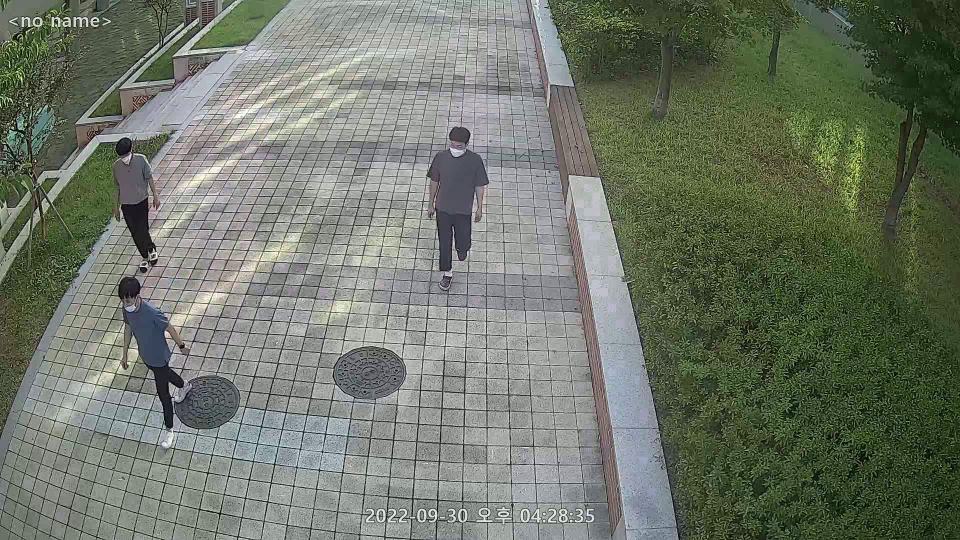
#> input picture whatxx/sample/2_1.png, 1920 x 1080 px, found by its file name (shown at 1/2 size)
$ python whatxx14.py
#> lines starting #> are read from the running program, lines starting #| are printed output that depends on the picture; after the words box and inside, x2 and y2 are one past the last pixel; in counts of white or black regions, pixels touching at a corner belong together
#https://medium.com/@conghung43/image-projective-transformation-with-opencv-python-f0028aaf2b6d
#copyto: https://deep-learning-study.tistory.com/104

import cv2 as cv2
import numpy as np

def transform_polygon(H, poly_dict):
    """
    H : 3x3 matrix
    poly_dict : {"tl": [x1, y1], ...}

    new_poly_dict : {"tl": [H(x1, y1)], ...}
    """
    new_poly_dict = {}
    for pos, old_p in poly_dict.items():
        new_p = np.matmul(H, np.array(old_p + [1]))
        new_poly_dict[pos] = [int(new_p[0] / new_p[2]), int(new_p[1] / new_p[2])]
    return new_poly_dict


def rectangle_to_polygon(corners):
    xmin, ymin, xmax, ymax = corners
    poly_dict = {
        "tl": [xmin, ymin],
        "tr": [xmax, ymin],
        "br": [xmax, ymax],
        "bl": [xmin, ymax]
    }
    return poly_dict


# This function will get click pixel coordinate that source image will be pasted to destination image
def get_paste_position(event, x, y, flags, paste_coordinate_list):
    cv2.imshow('collect coordinate', img_dest_copy)
    if event == cv2.EVENT_LBUTTONUP:
    # Draw circle right in click position
        cv2.circle(img_dest_copy, (x, y), 2, (0, 0, 255), -1)
        # Append new clicked coordinate to paste_coordinate_list
        paste_coordinate_list.append([x, y])

def mouse_handler(event, x, y, flasgs, data):
    if event== cv2.EVENT_LBUTTONDOWN:
        cv2.circle(data['im'], (x,y),3,(0,0,255), -1)
        cv2.imshow('image', data['im'])

        if len(data['points']) < 4 :
            data['points'].append([x,y])


def get_four_points(im):
    data = {}
    data['im'] = im.copy()
    data['points'] = []
    cv2.imshow('image', im)
    cv2.setMouseCallback('image', mouse_handler, data)

    cv2.waitKey(45000)
    # [4 lines of commented-out code are left out]

    points = np.array(data['points'], dtype=float)

    print(points)

    return points


if __name__ == '__main__':
    # Read source image
    img_ceiling = cv2.imread('./data/sample/2_1.png', cv2.IMREAD_COLOR)
#> img_ceiling is the input picture: shape (1080, 1920, 3); mean B, G, R 104.8, 118.7, 111.4
    img_ceiling = cv2.resize(img_ceiling, (960, 540))
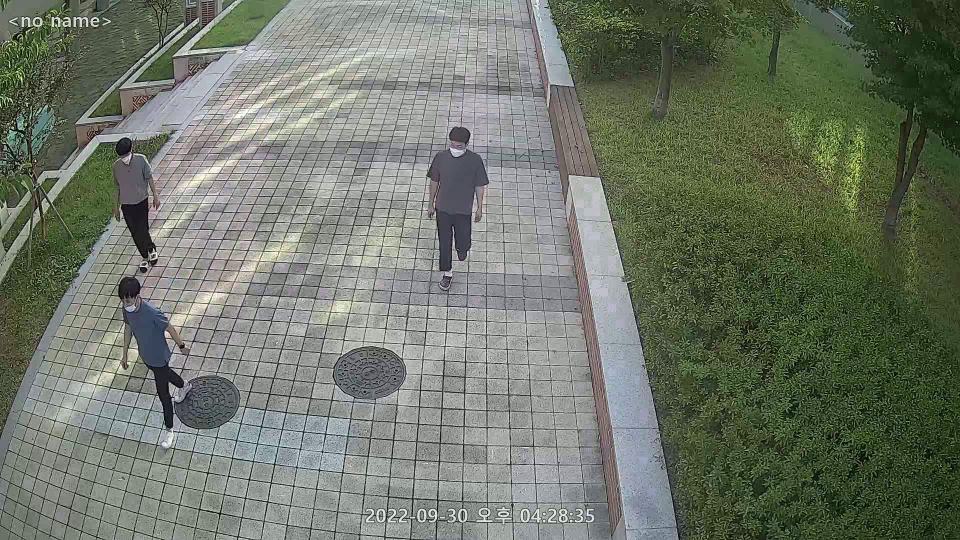
#> img_ceiling: shape (540, 960, 3); mean B, G, R 105, 118.8, 111.5
    h, w, c = img_ceiling.shape
#> h = 540; w = 960; c = 3

    img_angle = cv2.imread('./data/sample/2_2.png', cv2.IMREAD_COLOR)
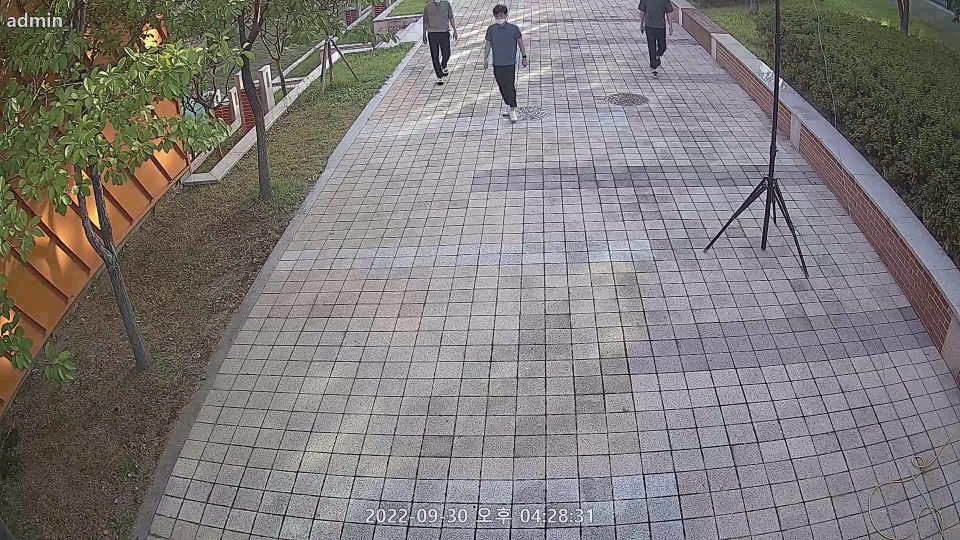
#> input picture whatxx/sample/2_2.png, 1920 x 1080 px, found by its file name (shown at 1/2 size)
#> img_angle is the input picture: shape (1080, 1920, 3); mean B, G, R 121.3, 122.9, 126.9
    img_angle = cv2.resize(img_angle, (960, 540))
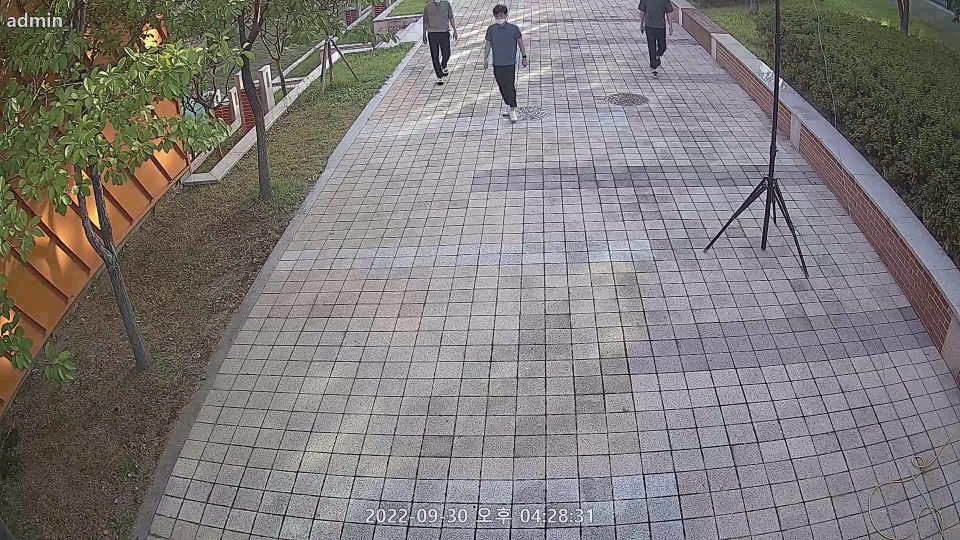
#> img_angle: shape (540, 960, 3); mean B, G, R 121.5, 123, 127

    #ceiling 탑뷰 호모그래피
    c_pts1 = np.float32([[268, 2], [  2., 410.], [551., 0.], [666., 469.]]) #돼지우리 땅바닥 좌표 [[left,top], [left,bottom], [right, top], [right, bottom]]
    c_pts2 = np.float32([[0, 0], [0, 540], [960, 0], [960, 540]]) #이미지 전체 크기
    c_H = cv2.getPerspectiveTransform(c_pts1, c_pts2)
    img_top_ceil = cv2.warpPerspective(img_ceiling, c_H, (960, 540))
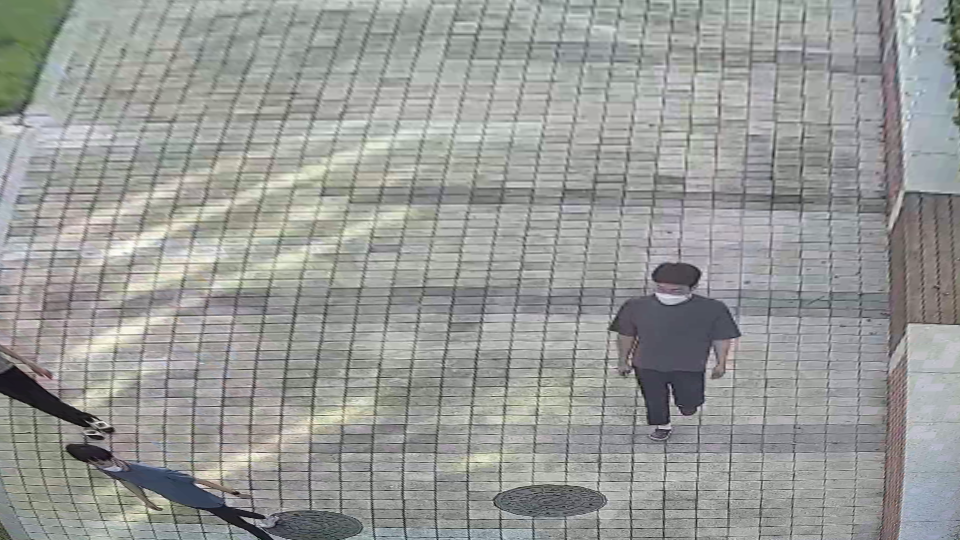
#> img_top_ceil: shape (540, 960, 3); mean B, G, R 151.7, 154.3, 152.4

    cv2.circle(img_ceiling, (268, 2), 3, (255, 0, 0), -1)
#> img_ceiling: shape (540, 960, 3); 0.01% of pixels changed, all inside (x1, y1, x2, y2) = (265, 0, 272, 6)
    cv2.circle(img_ceiling, ( 2, 410), 3, (0, 255, 0), -1)
#> img_ceiling: shape (540, 960, 3); mean B, G, R 105, 118.8, 111.5
    cv2.circle(img_ceiling, (551, 0), 3, (0, 0, 255), -1)
#> img_ceiling: shape (540, 960, 3); mean B, G, R 105, 118.8, 111.5
    cv2.circle(img_ceiling, (666, 469), 3, (0, 255, 255), -1)
#> img_ceiling: shape (540, 960, 3); mean B, G, R 105, 118.8, 111.5

    # angle 탑뷰 호모그래피
    a_pts1 = np.float32([[420., 1.], [147., 363.], [686., 0.], [959., 302.]])  #돼지우리 땅바닥 좌표 [[left,top], [left,bottom], [right, top], [right, bottom]]
    a_pts2 = np.float32([[0, 0], [0, 540], [960, 0], [960, 540]]) #이미지 전체 크기
    a_H = cv2.getPerspectiveTransform(a_pts1, a_pts2)
    img_top_angle = cv2.warpPerspective(img_angle, a_H, (960, 540))
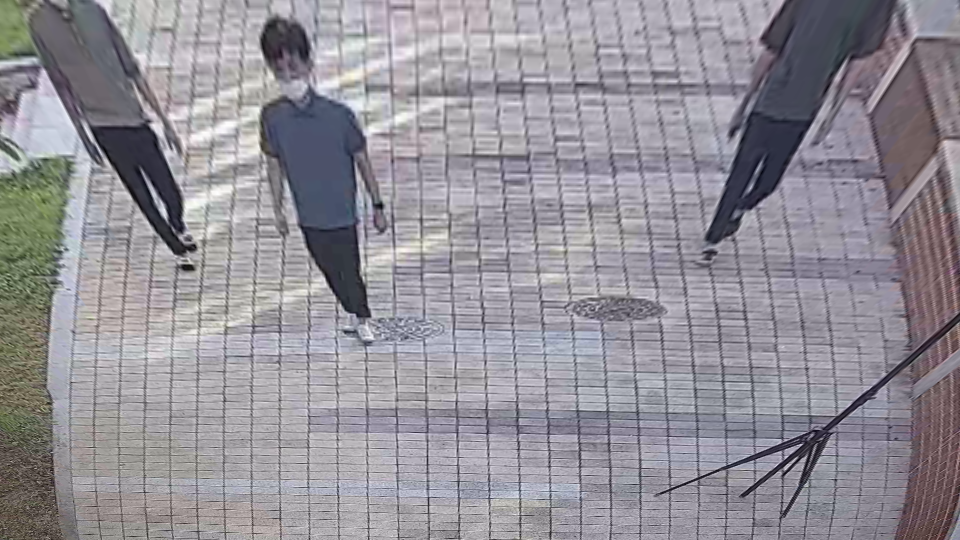
#> img_top_angle: shape (540, 960, 3); mean B, G, R 151.2, 143.8, 147

    cv2.circle(img_angle, (420, 1), 3, (255, 0, 0), -1)
#> img_angle: shape (540, 960, 3); under 0.01% of pixels changed, all inside (x1, y1, x2, y2) = (417, 0, 424, 5)
    cv2.circle(img_angle, (147, 363), 3, (0, 255, 0), -1)
#> img_angle: shape (540, 960, 3); mean B, G, R 121.5, 123, 127
    cv2.circle(img_angle, (686, 0), 3, (0, 0, 255), -1)
#> img_angle: shape (540, 960, 3); mean B, G, R 121.5, 123, 127
    cv2.circle(img_angle, (959, 302), 3, (0, 255, 255), -1)
#> img_angle: shape (540, 960, 3); mean B, G, R 121.5, 123, 127

    # angle 탑뷰 -> ceil 탑뷰 호모그래피 (겹치는 부분)
    c_top_pts = np.float32([[ 2.,  197.], [ 13., 536.], [958.,  188.], [958., 538.]])  # 돼지우리 땅바닥 좌표 [[left,top], [left,bottom], [right, top], [right, bottom]]
    a_top_pts = np.float32([[84, 90], [ 58., 352.], [958.,  37.], [956., 300.]])  # 돼지우리 땅바닥 좌표 [[left,top], [left,bottom], [right, top], [right, bottom]]턴
    ac_H = cv2.getPerspectiveTransform(a_top_pts, c_top_pts) #역함수에 사용할 경우 H (결과는 같음)
    ca_H = cv2.getPerspectiveTransform(c_top_pts, a_top_pts) #그냥 사용할 경우 H (결과는 같음)

    # 테스트: object 간편하게 수기입력 (xmin, ymin, xmax, ymax)
    ceil_pig = [435, 132, 472, 279] #나
    ceil_pig = [113, 283, 193, 429]  # 인턴
    # ceil_pig = [110, 145, 165, 263]  # 인턴
    ceil_to_topceil = transform_polygon(c_H, rectangle_to_polygon(ceil_pig))  # BB [626.22114081 185.16983677 742.21929358 328.59193591] #xmin, ymin, xmax, ymax
    # top_ceil_to_top_angled = transform_polygon(np.linalg.inv(ac_H), ceil_to_topceil)  # 역함수 H로 top_angle -> top_ceil로 변환하는데 사용한 값
    top_ceil_to_top_angled = transform_polygon(ca_H, ceil_to_topceil)  # 역함수 대신 그냥 H로 ceil top-> angle top
    top_angled_to_angled = transform_polygon(np.linalg.inv(a_H), top_ceil_to_top_angled)
    print("test: ", top_angled_to_angled)
    img_result = cv2.rectangle(img_angle, (612, 26), (655, 63), (0, 255, 0), 5) #나
    img_result = cv2.rectangle(img_angle, (400, 90), (500, 119), (0, 255, 0), 5) #인
    img_result = cv2.rectangle(img_angle, (352, 48), (439, 80), (0, 255, 0), 5)  # 인
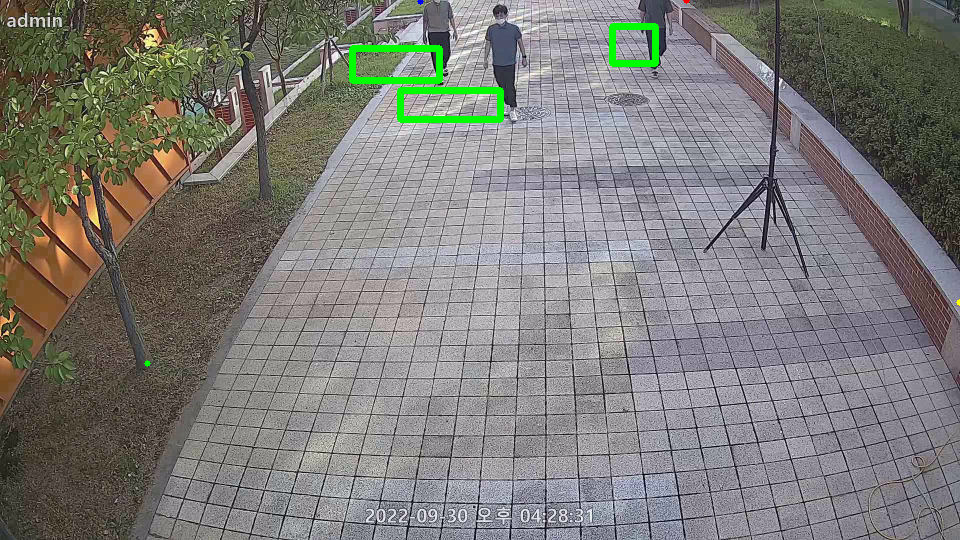
#> img_result: shape (540, 960, 3); mean B, G, R 120.2, 124, 125.7

    # ##이미지 좌표 따오기
    paste_coordinate = get_four_points(img_ceiling)
#> in get_four_points, `points = np.array(data['points'], dtype=float)`: points = empty array
#> paste_coordinate = empty array
    print("paste_coordinate: ", paste_coordinate)
#| paste_coordinate:  []
    paste_coordinate = np.array(paste_coordinate)


    # # img_result = cv2.rectangle(img_ceiling, (140, 189), (187, 297), (0, 255, 0), 2)
    #
    cv2.imshow('img_angle', img_angle)
    cv2.imshow('img_ceiling', img_ceiling)
    cv2.imshow('img_top_ceil', img_top_ceil)
    cv2.imshow('img_top_angle', img_top_angle)
    cv2.waitKey(0)
    cv2.destroyAllWindows()
